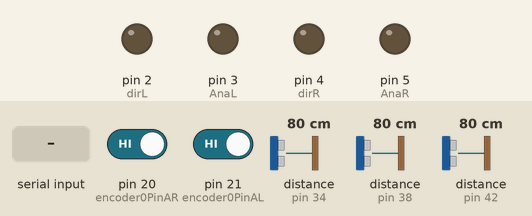
This sketch was run on a simulated Arduino Mega 2560, built with avr-gcc and run on an emulated ATmega2560. Shown: output pins drawn as LEDs (lit = HIGH). Inputs (shaded band) come from the test bench; at power-on: distance to the obstacle (sensors on pin 38, pin 34, pin 42) 80 cm, pin 20 (encoder0PinAR) HIGH, pin 21 (encoder0PinAL) HIGH. The echo pulse lasts 58.3 µs per cm; pins used as bus, display or sensor lines are not drawn.

Above: at 1.2 s.
1.3 s: "w90\n" received over Serial
At 2.3 s:
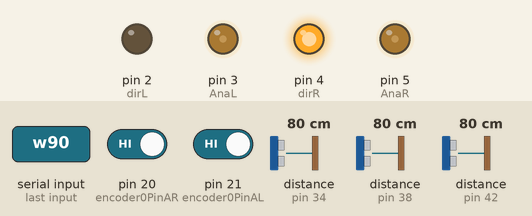
2.8 s: "r" received over Serial
At 3.4 s:
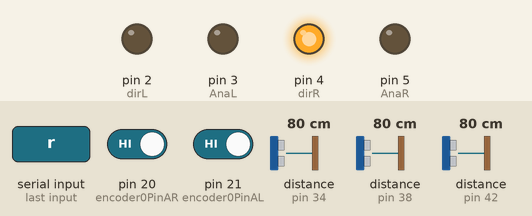
4.3 s: "s90\n" received over Serial
At 5.2 s:
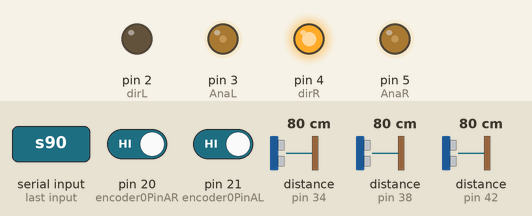
5.8 s: distance to the obstacle (sensor on pin 38) set to 33 cm
7.3 s: distance to the obstacle (sensor on pin 38) set to 27 cm
At 8.6 s:
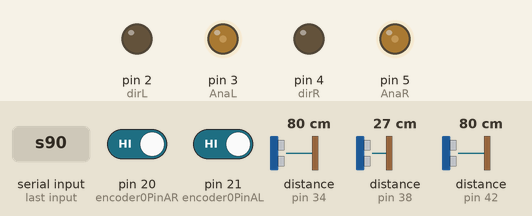
Timing chart, 0 to 14.3 s (numbered marks = the images above; inputs shaded):
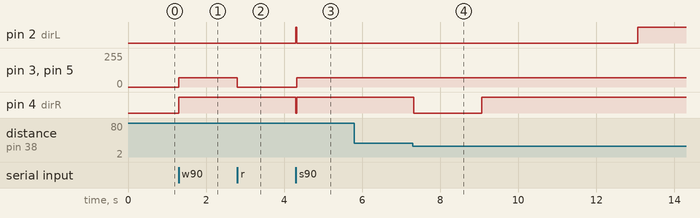

Measured:
- the behaviour switches between 32 and 31 cm on distance to the obstacle (sensor on pin 38) (found by bisection; images 3 and 4)
- after the input at 1.3 s, pin 3 (AnaL), pin 5 (AnaR): 0/255 → 70/255 at once; pin 4 (dirR): LOW → HIGH at once
- after the input at 2.8 s, pin 3 (AnaL), pin 5 (AnaR): 70/255 → 0/255 at once
- after the input at 4.3 s, pin 2 (dirL): LOW → HIGH at once, → LOW 0.02 s later; pin 3 (AnaL), pin 5 (AnaR): 0/255 → 70/255 at once; pin 4 (dirR): HIGH → LOW at once, → HIGH 0.02 s later
- after the input at 5.8 s, every drawn part: stays the same
- after the input at 7.3 s, pin 2 (dirL): LOW → HIGH after 5.8 s; pin 4 (dirR): HIGH → LOW at once, → HIGH 1.8 s later

The sketch:

do_an.ino
```cpp
int distance1;
int distance2;
 int distance3;//biến lƣu khoảng cách
const int dirR=4;
byte AnaR =5;
const int dirL=2;
byte AnaL=3;
const int encoder0PinAL=21;
const int encoder0PinBL=24;
const int encoder0PinAR=20;
const int encoder0PinBR=22;
int encoder0PosL=0;
int encoder0PosR=0;
float PulseLeft = 0;
float PulseRight=0;
int k=0;//bien di toi
int countR=0;
int countL=0;
int m=0;
int giatri=0;
int khoangcach;
const int trig1 = 36;//chân trig của HC-SR04
const int echo1 = 38;//chân echo của HC-SR04
const int trig2 = 40;//chân trig của HC-SR04
const int echo2 = 42;//chân echo của HC-SR04
const int trig3 = 32;//chân trig của HC-SR04
const int echo3 = 34;//chân echo của HC-SR04
unsigned long time;
int xungkc;
String dulieu;
void doeL()//do encoder trai
{
    if(digitalRead(encoder0PinBL) == LOW)
      countL++;
    else
      countL--;
}
void doeR()//do encoder phai
{
    if(digitalRead(encoder0PinBR) == LOW)
      countR++;
    else
      countR--;
}

void setup() {
  // put your setup code here, to run once:
pinMode(dirL, OUTPUT);        // Set chan xuat pwm dieu khien dong co ben trai
pinMode(AnaL, OUTPUT);
pinMode(dirR, OUTPUT);        // Set chan xuat pwm dieu khien dong co ben trai
pinMode(AnaR, OUTPUT);
pinMode(encoder0PinAL, INPUT_PULLUP);
       // turn on pullup resistor
pinMode(encoder0PinBL, INPUT_PULLUP);
      // turn on pullup resistor
pinMode(encoder0PinAR, INPUT_PULLUP);
       // turn on pullup resistor
pinMode(encoder0PinBR, INPUT_PULLUP);
pinMode(trig1,OUTPUT);//chân trig sẽ phát tín hiệu
 pinMode(echo1,INPUT);//chân echo sẽ nhận tín hiệu
 pinMode(trig2,OUTPUT);//chân trig sẽ phát tín hiệu
 pinMode(echo2,INPUT);//chân echo sẽ nhận tín hiệu
 pinMode(trig3,OUTPUT);//chân trig sẽ phát tín hiệu
 pinMode(echo3,INPUT);//chân echo sẽ nhận tín hiệu
Serial.begin(9600);//giao tiếp Serial với baudrate 9600
 attachInterrupt(3, doeR, FALLING);
 attachInterrupt(2, doeL, FALLING);
 dulieu="";
}
void loop(){
 /* while (Serial.available())
  {
    String data=Serial.read();//du lieu cong serial
     char mangdata[data.length()+1]=data;
  }
if(k==0){
  dilui();
  delay(9000);

  quaytrai90();
  quaytrai90();
  dilui();
  delay(9000);
  quaytrai90();
  quaytrai90();
  digitalWrite(dirR, 1);analogWrite(AnaR,0);
        digitalWrite(dirL, 0);analogWrite(AnaL,0);
  k=1;
}*/
/*if(k==0){
xungkc=1667;
autogo();
analogWrite(AnaR,0);
analogWrite(AnaL,0);
Serial.println(countL);
Serial.println(giatri);
k=1;
}*/
/*if(k==0){
quaytrai90();k=1;}
else{
digitalWrite(dirR, 1);analogWrite(AnaR,0);
        digitalWrite(dirL, 1);analogWrite(AnaL,0);
}*/
char data = Serial.read();
if (data == 'q'){ sstop();//q
} // d?ng
else if (data == 'w'){ ditoi();//w
} //ti?n
else if (data == 's'){ dilui();//s
} //lùi
else if (data == 'd'){ quaytrai90();//d
}//trái
else if (data == 'a'){ quayphai90();
}
else{
  if(data=='r') k=1;
  else{
    if(data>47&&data<58){
       dulieu = dulieu+data ;
      }

    }

}
if(k==1){
khoangcach=dulieu.toInt();
xungkc=khoangcach*555.5;
autogo();
}
}
void quayphai90()
{
  digitalWrite(dirR, 1);analogWrite(AnaR,70);
        digitalWrite(dirL, 1);analogWrite(AnaL,70);
        delay(1750);
analogWrite(AnaR,0);analogWrite(AnaL,0);
}
void quaytrai90()
{
  digitalWrite(dirR, 0);analogWrite(AnaR,70);
        digitalWrite(dirL, 0);analogWrite(AnaL,70);
delay(1750);
analogWrite(AnaR,0);analogWrite(AnaL,0);
}
void ditoi()
{
digitalWrite(dirR, 1);analogWrite(AnaR,70);
        digitalWrite(dirL, 0);analogWrite(AnaL,70);

}
void dilui()
{
digitalWrite(dirR, 0);
        digitalWrite(dirL, 1);analogWrite(AnaR,70);analogWrite(AnaL,70);

}
void CBtruoc()
{
 unsigned long duration1=0;//biến đo thời gian
 //biến lƣu khoảng cách
 /* phát xung từ chân trig */
 digitalWrite(trig1,0);//tắt chân trig
 delayMicroseconds(2);
 digitalWrite(trig1,1);// phát xung từ chân trig
 delayMicroseconds(5);// xung có độ dài 5 microSeconds
 digitalWrite(trig1,0);//tắt chân trig
 /*tính toán thời gian*/
 duration1 = pulseIn(echo1,HIGH);//đo độ rộng xung HIGH ở chân echo.
 distance1 = int(duration1/2/29.412);//tính khoảng cách đến vật.
 if(distance1==0||distance1>300) distance1=300;
}
void CBtrai()
{
 unsigned long duration2=0;//biến đo thời gian
 //biến lƣu khoảng cách
 /* phát xung từ chân trig */
 digitalWrite(trig2,0);//tắt chân trig
 delayMicroseconds(2);
 digitalWrite(trig2,1);// phát xung từ chân trig
 delayMicroseconds(5);// xung có độ dài 5 microSeconds
 digitalWrite(trig2,0);//tắt chân trig
 /*tính toán thời gian*/
 duration2 = pulseIn(echo2,HIGH);//đo độ rộng xung HIGH ở chân echo.
 distance2 = int(duration2/2/29.412);//tính khoảng cách đến vật.
 if(distance2==0||distance2>300) distance2=300;
}
void CBphai()
{
 unsigned long duration3=0;//biến đo thời gian
 /* phát xung từ chân trig */
 digitalWrite(trig3,0);//tắt chân trig
 delayMicroseconds(2);
 digitalWrite(trig3,1);// phát xung từ chân trig
 delayMicroseconds(5);// xung có độ dài 5 microSeconds
 digitalWrite(trig3,0);//tắt chân trig
 /*tính toán thời gian*/
 duration3 = pulseIn(echo3,HIGH);//đo độ rộng xung HIGH ở chân echo.
 distance3 = int(duration3/2/29.412);//tính khoảng cách đến vật.
 if(distance3==0||distance3>300) distance3=300;
}
void sstop(){
analogWrite(AnaL,0);analogWrite(AnaR,0);
}
void autogo() {
 while(xungkc>(abs(countL)+abs(countR))/2){
  CBtruoc();CBtrai();CBphai();
  if(distance1>30) {
    ditoi();
  }
  else{
    if((distance2<30)&&(distance3<30)){
      while((distance2<30)&&(distance3<30)){
       dilui();
      CBtrai();CBphai();
      }
      delay(3000);
      analogWrite(AnaL,0);analogWrite(AnaR,0);

      if((distance2>30)) {
      quaytrai90();
      ditoi();
      delay(4000);
      xungkc=xungkc+320;
      quayphai90();
      ditoi();
      delay(6500);
      quayphai90();
      ditoi();
      delay(4000);
      xungkc=xungkc+320;
      quaytrai90();
    }
      else{
        delay(20);
        CBtruoc();
        if(distance2>30){
      quayphai90();
      ditoi();
      delay(4000);
      xungkc=xungkc+320;
      quaytrai90();
      ditoi();
      delay(6500);
      quaytrai90();
      ditoi();
      delay(4000);
      xungkc=xungkc+320;
      quayphai90();
        }
    }
    }
    else{
     if((distance2>30)) {
      quaytrai90();
      ditoi();
      delay(4000);
      xungkc=xungkc+320;
      quayphai90();
      ditoi();
      delay(6500);
      quayphai90();
      ditoi();
      delay(4000);
      xungkc=xungkc+320;
      quaytrai90();
    }
      else{
      quayphai90();
      ditoi();
      delay(4000);
      xungkc=xungkc+320;
      quaytrai90();
      ditoi();
      delay(6500);
      quaytrai90();
      ditoi();
      delay(4000);
      xungkc=xungkc+320;
      quayphai90();

    }
    }
 }
 }
 analogWrite(AnaL,0);analogWrite(AnaR,0);
}
```
